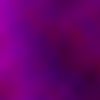
Frame 1 (no input)
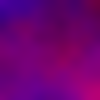
Frame 60 (no input)
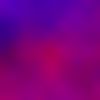
Frame 120 (the mouse pressed at the canvas centre since frame 60)

The p5.js sketch that drew these frames (run headless with seeded random() and noise() and a simulated clock; from frame 60 on, the mouse is pressed at the canvas centre):

// p5.js sketch
// ── sketch.js


function setup() {
  createCanvas(100, 100);
  //noLoop();
}

function draw() {
loadPixels();

let pixelIndex = 0;
let d = pixelDensity();

for (let j = 0; j < height * d; j++)
{
    for (let i = 0; i < width * d; i++)
    {
      //let colour = color(255 * (i / (width * d - 1)), 
      //                   0, 
      //                   255 * (j / (height * d - 1)));
      let colour = color(noise(i/100 + frameCount / 10, j/100) * 255, 
                         0, 
                         noise(i/100, j/100 + frameCount / 10) * 255);

      pixels[pixelIndex + 0] = red(colour);
      pixels[pixelIndex + 1] = green(colour);
      pixels[pixelIndex + 2] = blue(colour);
      pixels[pixelIndex + 3] = alpha(colour);
    
      pixelIndex += 4;
    }
}
updatePixels();
}
